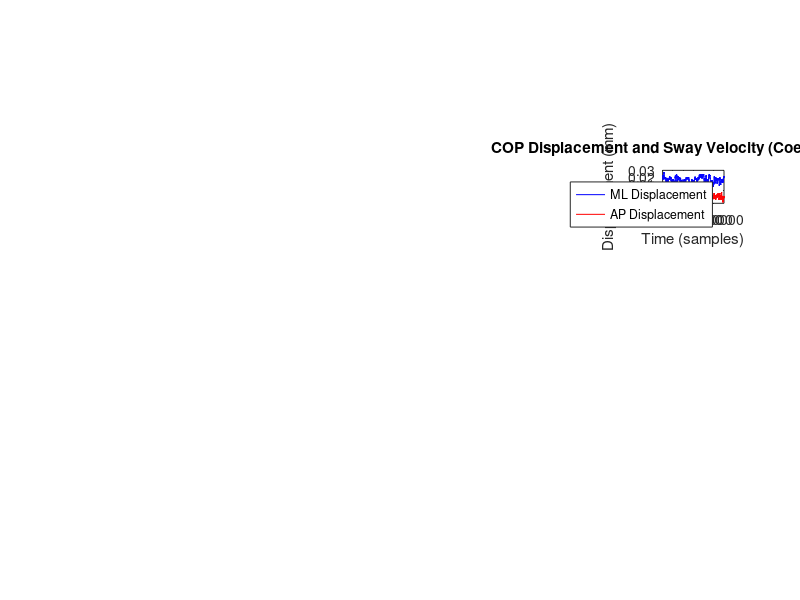

This chart was generated by the following MATLAB code:
% step 10
load matlab.mat
var_vel_AP = var(diff(COPx));
var_vel_ML = var(diff(COPy));
mean_AP = mean(abs(COPy));
sway_vel_coeff = sqrt((var_vel_ML + var_vel_AP) / (mean_AP^2));

subplot(5,5,10);
plot(1:length(COPx), COPx, 'b');
hold on;
plot(1:length(COPy), COPy, 'r');
xlabel('Time (samples)');
ylabel('Displacement (mm)');
title(sprintf('COP Displacement and Sway Velocity (Coefficient=%.2f)', sway_vel_coeff));
legend('ML Displacement', 'AP Displacement');
